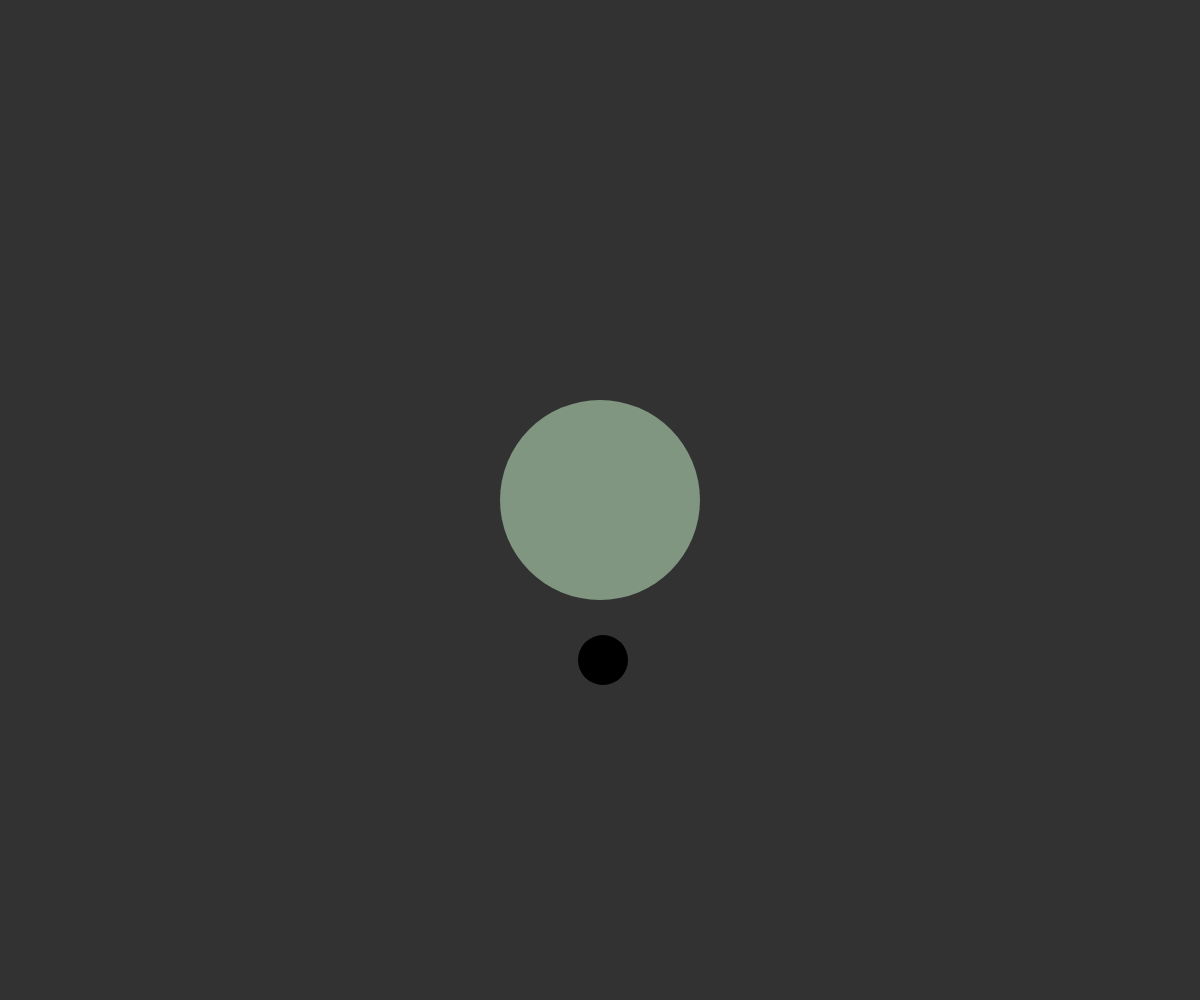
Frame 1 (no input)
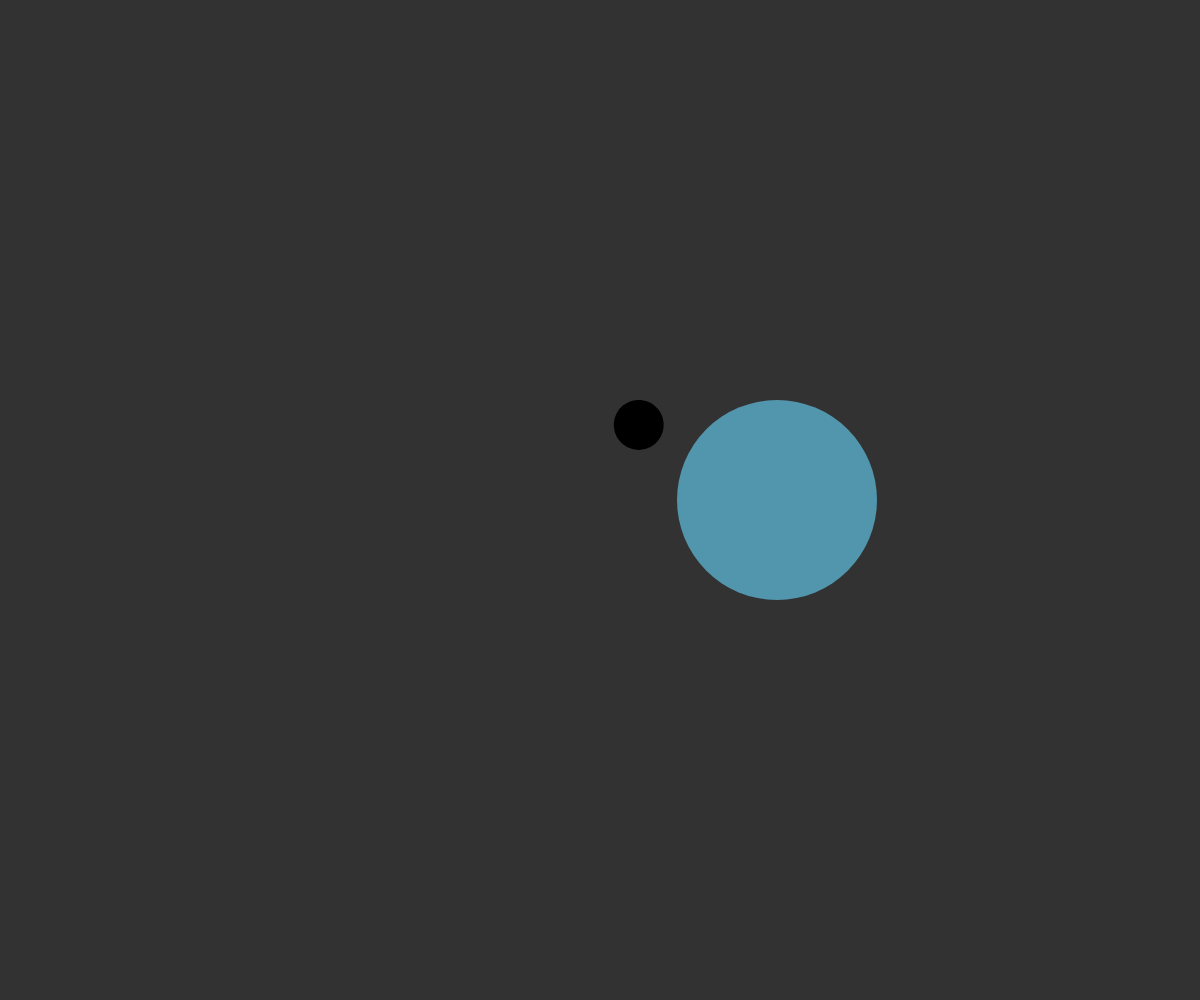
Frame 60 (no input)
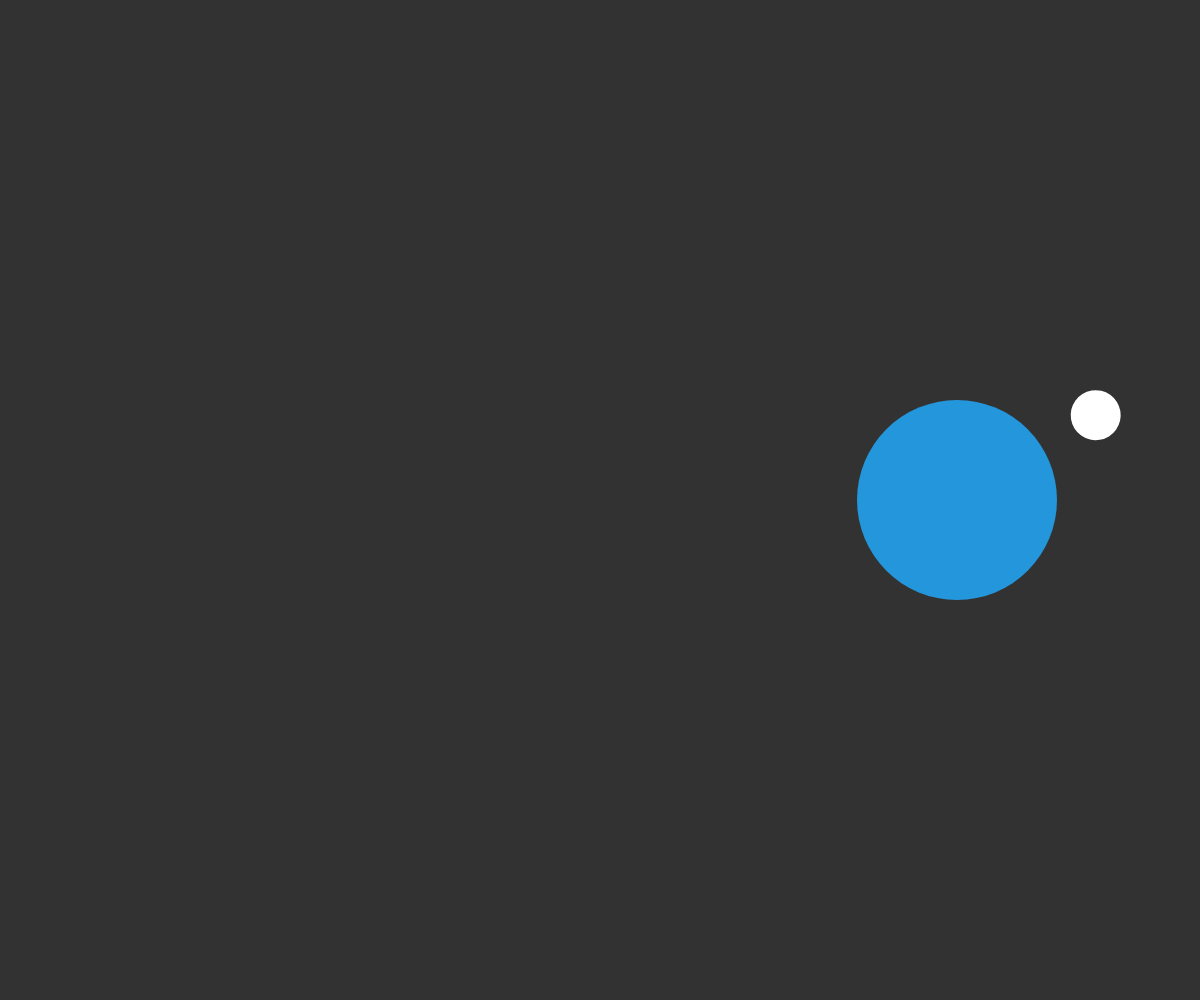
Frame 120 (the mouse pressed at the canvas centre since frame 60)

The p5.js sketch that drew these frames (run headless with seeded random() and noise() and a simulated clock; from frame 60 on, the mouse is pressed at the canvas centre):

// p5.js sketch
// ── sketch.js

/*
ANIMATION BASICS: COLOR
Jeff Thompson | 2019/20 | jeffreythompson.org

Sensing a theme here? :)

We can animate color changes, either smoothly using 
lerpColor() or when an event happens, like hitting
the edge of the screen.

CHALLENGES:
1. Can you make the main circle get smaller every 
   time it hits the edge?

*/

let speed =  3;       // move this much each frame
let radius = 100;     // radius of the circle

let bumpCount = 0;    // how many times have we hit the edge?

let angle = 0;
let x;


function setup() {
  createCanvas(windowWidth, windowHeight);

  // start in the center
  x = width/2;
}


function draw() {
  background(50);
  
  // each frame, use the x position, as well as the
  // min and max x position in map() to set the fill
  // color using lerpColor()
  let from = color(255,150,0);
  let to =   color(0,150,255);
  let pct =  map(x, radius,width-radius, 0,1);
  
  fill( lerpColor(from, to, pct) );
  noStroke();
  circle(x,height/2, radius*2);
  
  // update the x position
  x += speed;
  
  // bounce when shape hits the edges of the screen
  if (x-radius < 0 || x+radius > width) {
    speed *= -1;            // reverse direction of motion
    bumpCount += 1;         // update edge-bump count
    console.log(bumpCount);
  }

  // bonus: give our circle a smaller circle that 
  // orbits it and changes color as it goes around!
  push();
  translate(x, height/2);     // center on the main circle
  rotate(angle);              // orbit, pls
  translate(0, radius*1.6);   // offset from main circle

  if (angle < PI) {   // if the angle is 0–180º...
    fill(0);          // ...use black fill
  }
  else {
    fill(255);        // otherwise use white
  }
  circle(0,0, 50);
  pop();

  // update the angle of rotation
  // if we're past TWO_PI (360º), reset to 
  // zero so we can have the color switch above
  angle += radians(2);
  if (angle >= TWO_PI) {
    angle = 0;
  }
}
